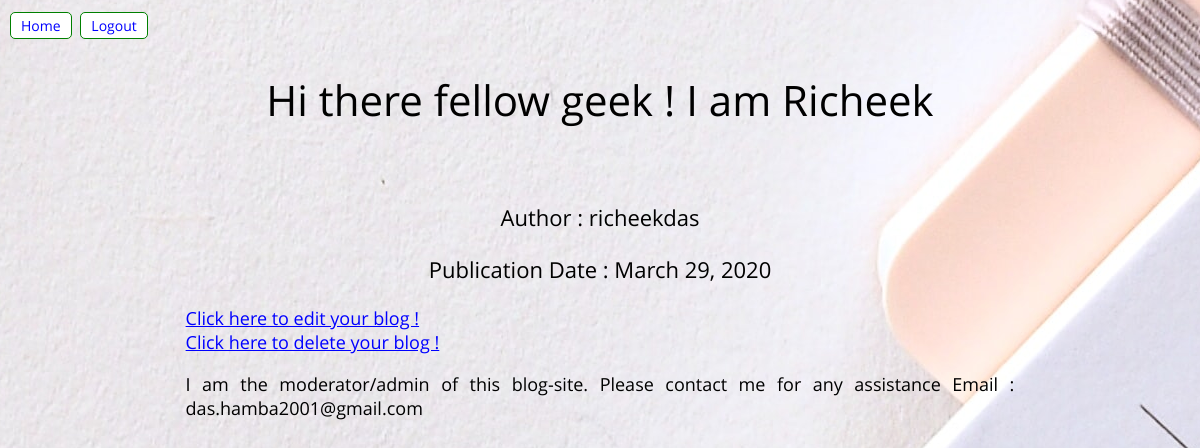
Page /blog/5/13/ (signed in) on the committed database.
### blog/models.py (models this page shows, shortened)
class Blog_view(models.Model):
    blog_title = models.CharField(max_length=200)
    pub_date = models.DateTimeField('date published')
    author = models.ForeignKey(User, on_delete=models.CASCADE, default=None)
    textcontent = models.TextField(default = "This blog is under Construction !")

### blog/views.py (the view)
# urls.py: path('<int:user_id>/<int:blog_id>/', views.personalblog, name='personalblog'),
@login_required(login_url='/blog/login/')
def personalblog(request, user_id, blog_id):
    if(user_id == request.user.id):
        user = get_object_or_404(User, pk=user_id)
        blog = get_object_or_404(Blog_view, pk=blog_id)
        return render(request, 'blog/blogwitheditoption.html', {'user' : user, 'blog' : blog})
    else:
        return HttpResponse("Bad Request")

### blog/templates/blog/blogwitheditoption.html (shortened to what this page needs)
{% extends 'blog/base.html' %}
{% block content %}
  <head>
    <a class="btn btn-primary" href="{% url 'blog:home' %}">Home</a>
    <a class="btn btn-primary" href="{% url 'blog:logout' %}">Logout</a>
    <h1>{{ blog.blog_title }}</h1><br>
      <h3>Author : {{ blog.author.username }}</h3>
      <h3>Publication Date : {{ blog.pub_date.date }}</h3>
        <a class="con1" href = "{% url 'blog:editblog' user.id blog.id %}">Click here to edit your blog !</a><br>
        <a class="con2" href = "{% url 'blog:deleteblog' user.id blog.id %}">Click here to delete your blog !</a><br>
  </head>
  <body>
    <p>{{ blog.textcontent }}</p>
  </body>
{% endblock %}

### blog/static/css/main.css (style rules this page uses)
body { font-family: "Open Sans"; font-size: 18px; color: black; background-image: url("/static/images/blogbackground.jpg"); background-position: bottom; }
a:link { color: blue; }
h1 { font-family:"Open Sans"; color: black; text-align: center; font-size: 42px; }
h3 { font-family: "Open Sans"; color: black; text-align: center; font-size: 22px; }
p { font-family: "Open Sans"; font-size: 18px; display: inline-block; }
.btn-primary { background-color: white; border: 1px solid green; border-radius: 5px; color: black; padding: 3px 10px; text-align: center; text-decoration: none; display: inline-block; font-family: "Open Sans"; font-size: 14px; margin: 4px 2px; transition-duration: 0.4s; cursor: pointer; }

### blog/templates/blog/blogwitheditoption.html (style rules this page uses)
a.con1, a.con2 { margin-left: 15%; margin-right: 15%; }
p { text-align: justify; margin-left: 15%; margin-right: 15%; white-space: pre-wrap; }

### rows in the picture
Blog_view: blog_title "Hi there fellow geek ! I am Richeek", author.username "richeekdas", pub_date "March 29, 2020", textcontent "I am the moderator/admin of this blog-site. Please contact me for any assistance Email : das.hamba2001@gmail.com"
